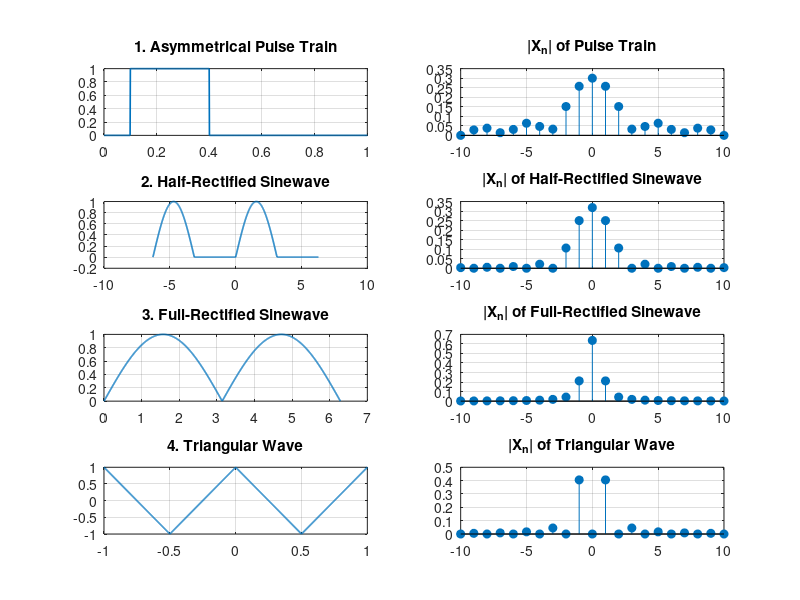

Source code (MATLAB):
clc; clear;

N = 10;
n = -N:N;
A = 1;

% 1. Asymmetrical Pulse Train
T0_1 = 1;
t1 = linspace(0, T0_1, 1000);
tau = 0.3;
t0 = 0.1;
x1 = ((t1 - t0) >= 0 & (t1 - t0) < tau);
Xn1 = (tau / T0_1) * sinc(n * tau) .* exp(-1j * 2 * pi * n * t0 / T0_1);

% 2. Half-Rectified Sinewave
T0_2 = 2 * pi;
t2 = linspace(-T0_2, T0_2, 1000);
x2 = A * sin(t2) .* (mod(t2, T0_2) >= 0 & mod(t2, T0_2) <= T0_2/2);
Xn2 = zeros(size(n));
for i = 1:length(n)
    ni = n(i);
    if ni == 0 || mod(ni, 2) == 0
        Xn2(i) = A / (pi * (1 - ni^2));
    elseif abs(ni) == 1
        Xn2(i) = -1j * A / 4;
    end
end

% 3. Full-Rectified Sinewave
T0_3 = pi;
t3 = linspace(0, 2*T0_3, 1000);
x3 = A * abs(sin(t3));
Xn3 = zeros(size(n));
for i = 1:length(n)
    ni = n(i);
    if (1 - 4*ni^2) ~= 0
        Xn3(i) = 2*A / (pi * (1 - 4*ni^2));
    end
end

% 4. Triangular Wave
T0_4 = 1;
t4 = linspace(-T0_4, T0_4, 1000);
x4 = zeros(size(t4));
tt = mod(t4, T0_4);
tt(tt > T0_4/2) = tt(tt > T0_4/2) - T0_4;
x4(tt <= 0) = (4*A/T0_4)*tt(tt <= 0) + A;
x4(tt > 0)  = (-4*A/T0_4)*tt(tt > 0) + A;
Xn4 = zeros(size(n));
for i = 1:length(n)
    ni = n(i);
    if mod(ni, 2) == 1 || mod(ni, 2) == -1
        Xn4(i) = 4*A / (pi^2 * ni^2);
    end
end

figure('Position', [100 100 1000 800])
subplot(4,2,1); plot(t1, x1, 'LineWidth', 1.2);
title('1. Asymmetrical Pulse Train'); grid on;

subplot(4,2,2); stem(n, abs(Xn1), 'filled');
title('|X_n| of Pulse Train'); grid on;

subplot(4,2,3); plot(t2, x2, 'LineWidth', 1.2);
title('2. Half-Rectified Sinewave'); grid on;

subplot(4,2,4); stem(n, abs(Xn2), 'filled');
title('|X_n| of Half-Rectified Sinewave'); grid on;

subplot(4,2,5); plot(t3, x3, 'LineWidth', 1.2);
title('3. Full-Rectified Sinewave'); grid on;

subplot(4,2,6); stem(n, abs(Xn3), 'filled');
title('|X_n| of Full-Rectified Sinewave'); grid on;

subplot(4,2,7); plot(t4, x4, 'LineWidth', 1.2);
title('4. Triangular Wave'); grid on;

subplot(4,2,8); stem(n, abs(Xn4), 'filled');
title('|X_n| of Triangular Wave'); grid on;
